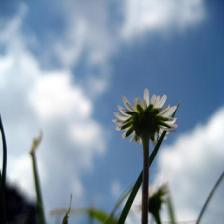
#> input picture image__path/image.jpg, 224 x 224 px, found by its file name
$ python app.py
#> lines starting #> are read from the running program, lines starting #| are printed output that depends on the picture
import cv2


image_path = "image_path/image.jpg"
img = cv2.imread(image_path)
#> img is the input picture: shape (224, 224, 3); mean B, G, R 170.5, 151.1, 132.2

print(img.shape)
#| (224, 224, 3)


resized_image = cv2.resize(img, (800, 500))
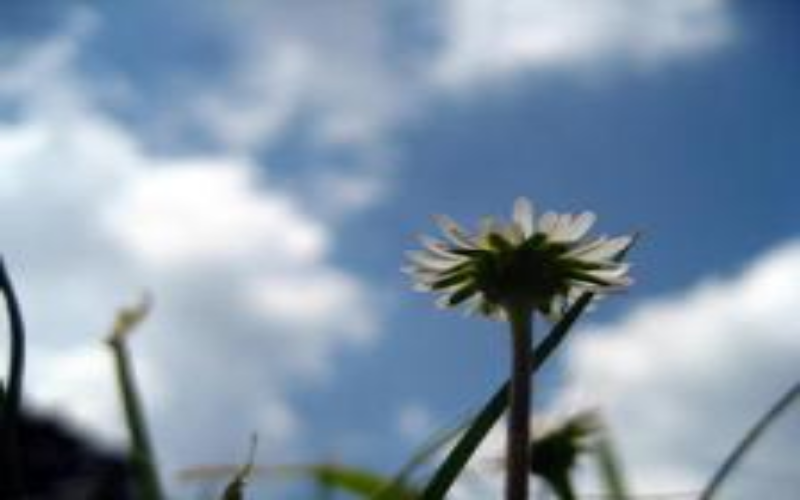
#> resized_image: shape (500, 800, 3); mean B, G, R 170.4, 151, 132.1

print(resized_image.shape)
#| (500, 800, 3)

cv2.imshow('image', resized_image)

cropped_image = resized_image[200:400, 150:300]
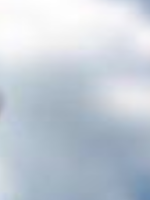
#> cropped_image: shape (200, 150, 3); mean B, G, R 214.8, 204.2, 194.8

cv2.imshow('cropped_image', cropped_image)

cv2.waitKey(0)
